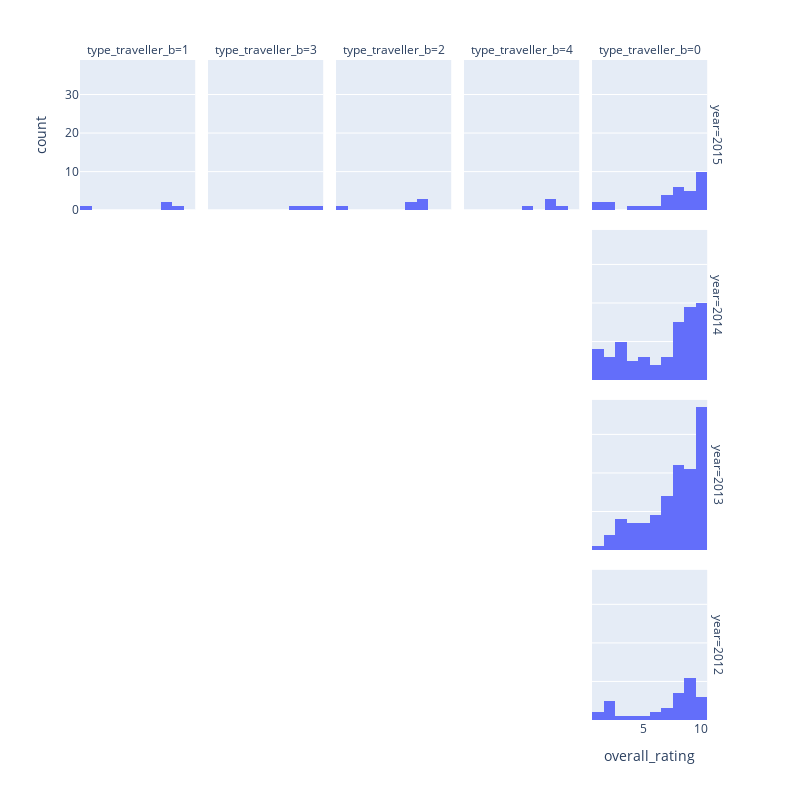

Notebook cell for this chart:
### Code cell
fig = px.histogram(airline_lx, x='overall_rating', facet_col='type_traveller_b', facet_row='year')
fig.update_layout(width=800, height=800,).show()

### Figure 1 — Plotly figure (JSON) as saved in the notebook; plotly's stock layout.template omitted (floating-point values rounded to 4 significant figures; data arrays with more than 128 entries replaced by an {"elided": "..."} marker saying what was removed)
{"data": [{"alignmentgroup": "True", "bingroup": "x", "hovertemplate": "year=2015<br>type_traveller_b=1<br>overall_rating=%{x}<br>count=%{y}<extra></extra>", "legendgroup": "", "marker": {"color": "#636efa", "pattern": {"shape": ""}}, "name": "", "offsetgroup": "", "orientation": "v", "showlegend": false, "type": "histogram", "x": [9, 8, 8, 1], "xaxis": "x16", "yaxis": "y16"}, {"alignmentgroup": "True", "bingroup": "x", "hovertemplate": "year=2015<br>type_traveller_b=3<br>overall_rating=%{x}<br>count=%{y}<extra></extra>", "legendgroup": "", "marker": {"color": "#636efa", "pattern": {"shape": ""}}, "name": "", "offsetgroup": "", "orientation": "v", "showlegend": false, "type": "histogram", "x": [9, 10, 8], "xaxis": "x17", "yaxis": "y17"}, {"alignmentgroup": "True", "bingroup": "x", "hovertemplate": "year=2015<br>type_traveller_b=2<br>overall_rating=%{x}<br>count=%{y}<extra></extra>", "legendgroup": "", "marker": {"color": "#636efa", "pattern": {"shape": ""}}, "name": "", "offsetgroup": "", "orientation": "v", "showlegend": false, "type": "histogram", "x": [7, 1, 8, 8, 7, 8], "xaxis": "x18", "yaxis": "y18"}, {"alignmentgroup": "True", "bingroup": "x", "hovertemplate": "year=2015<br>type_traveller_b=4<br>overall_rating=%{x}<br>count=%{y}<extra></extra>", "legendgroup": "", "marker": {"color": "#636efa", "pattern": {"shape": ""}}, "name": "", "offsetgroup": "", "orientation": "v", "showlegend": false, "type": "histogram", "x": [6, 8, 9, 8, 8], "xaxis": "x19", "yaxis": "y19"}, {"alignmentgroup": "True", "bingroup": "x", "hovertemplate": "year=2015<br>type_traveller_b=0<br>overall_rating=%{x}<br>count=%{y}<extra></extra>", "legendgroup": "", "marker": {"color": "#636efa", "pattern": {"shape": ""}}, "name": "", "offsetgroup": "", "orientation": "v", "showlegend": false, "type": "histogram", "x": [7, 7, 7, 8, 9, 9, 10, 10, 10, 4, 1, 9, 1, 8, 5, 8, 7, 10, 10, 10, 10, 8, 10, 9, 8, 10, 2, 8, 6, 10, 9, 2], "xaxis": "x20", "yaxis": "y20"}, {"alignmentgroup": "True", "bingroup": "x", "hovertemplate": "year=2014<br>type_traveller_b=0<br>overall_rating=%{x}<br>count=%{y}<extra></extra>", "legendgroup": "", "marker": {"color": "#636efa", "pattern": {"shape": ""}}, "name": "", "offsetgroup": "", "orientation": "v", "showlegend": false, "type": "histogram", "x": [2, 4, 5, 7, 3, 10, 9, 10, 9, 3, 9, 9, 8, 4, 8, 1, null, 3, 8, 3, 5, 9, 8, 6, 1, 9, 8, 10, 3, 3, 9, 3, 9, 1, 4, 10, 4, 10, 7, null, 8, 10, null, 10, 9, null, 6, 3, 5, 1, 10, null, 10, 1, null, 6, 10, 2, 9, 1, 2, 10, 10, 1, 5, 8, 9, 9, 10, 8, 9, 10, 9, 9, 4, 3, 8, 5, 10, 8, 2, 8, 1, 10, 10, 10, 7, 6, 7, 2, 10, null, 9, 9, 9, 5, 8, 8, 2, 7, 3, 8, 10, 8, 7, 9], "xaxis": "x15", "yaxis": "y15"}, {"alignmentgroup": "True", "bingroup": "x", "hovertemplate": "year=2013<br>type_traveller_b=0<br>overall_rating=%{x}<br>count=%{y}<extra></extra>", "legendgroup": "", "marker": {"color": "#636efa", "pattern": {"shape": ""}}, "name": "", "offsetgroup": "", "orientation": "v", "showlegend": false, "type": "histogram", "x": {"elided": "141 int values"}, "xaxis": "x10", "yaxis": "y10"}, {"alignmentgroup": "True", "bingroup": "x", "hovertemplate": "year=2012<br>type_traveller_b=0<br>overall_rating=%{x}<br>count=%{y}<extra></extra>", "legendgroup": "", "marker": {"color": "#636efa", "pattern": {"shape": ""}}, "name": "", "offsetgroup": "", "orientation": "v", "showlegend": false, "type": "histogram", "x": [9, 8, 9, 8, 2, 9, 8, 8, 9, 7, 9, 4, 7, 7, 8, 2, 10, 9, 9, 2, 1, 8, 6, 2, 9, 5, 3, 10, 10, 9, 9, 10, 1, 6, 10, 8, 10, 9, 2], "xaxis": "x5", "yaxis": "y5"}], "layout": {"annotations": [{"font": {}, "showarrow": false, "text": "type_traveller_b=1", "x": 0.09, "xanchor": "center", "xref": "paper", "y": 1, "yanchor": "bottom", "yref": "paper"}, {"font": {}, "showarrow": false, "text": "type_traveller_b=3", "x": 0.29, "xanchor": "center", "xref": "paper", "y": 1, "yanchor": "bottom", "yref": "paper"}, {"font": {}, "showarrow": false, "text": "type_traveller_b=2", "x": 0.49, "xanchor": "center", "xref": "paper", "y": 1, "yanchor": "bottom", "yref": "paper"}, {"font": {}, "showarrow": false, "text": "type_traveller_b=4", "x": 0.69, "xanchor": "center", "xref": "paper", "y": 1, "yanchor": "bottom", "yref": "paper"}, {"font": {}, "showarrow": false, "text": "type_traveller_b=0", "x": 0.89, "xanchor": "center", "xref": "paper", "y": 1, "yanchor": "bottom", "yref": "paper"}, {"font": {}, "showarrow": false, "text": "year=2012", "textangle": 90, "x": 0.98, "xanchor": "left", "xref": "paper", "y": 0.1138, "yanchor": "middle", "yref": "paper"}, {"font": {}, "showarrow": false, "text": "year=2013", "textangle": 90, "x": 0.98, "xanchor": "left", "xref": "paper", "y": 0.3712, "yanchor": "middle", "yref": "paper"}, {"font": {}, "showarrow": false, "text": "year=2014", "textangle": 90, "x": 0.98, "xanchor": "left", "xref": "paper", "y": 0.6288, "yanchor": "middle", "yref": "paper"}, {"font": {}, "showarrow": false, "text": "year=2015", "textangle": 90, "x": 0.98, "xanchor": "left", "xref": "paper", "y": 0.8862, "yanchor": "middle", "yref": "paper"}], "barmode": "relative", "height": 800, "legend": {"tracegroupgap": 0}, "margin": {"t": 60}, "width": 800, "xaxis": {"anchor": "y", "autorange": true, "domain": [0, 0.18], "range": [0.5, 10.5], "title": {"text": "overall_rating"}}, "xaxis10": {"anchor": "y10", "autorange": true, "domain": [0.8, 0.98], "matches": "x", "range": [0.5, 10.5], "showticklabels": false, "type": "linear"}, "xaxis11": {"anchor": "y11", "domain": [0, 0.18], "matches": "x", "showticklabels": false}, "xaxis12": {"anchor": "y12", "domain": [0.2, 0.38], "matches": "x", "showticklabels": false}, "xaxis13": {"anchor": "y13", "domain": [0.4, 0.58], "matches": "x", "showticklabels": false}, "xaxis14": {"anchor": "y14", "domain": [0.6, 0.78], "matches": "x", "showticklabels": false}, "xaxis15": {"anchor": "y15", "autorange": true, "domain": [0.8, 0.98], "matches": "x", "range": [0.5, 10.5], "showticklabels": false, "type": "linear"}, "xaxis16": {"anchor": "y16", "autorange": true, "domain": [0, 0.18], "matches": "x", "range": [0.5, 10.5], "showticklabels": false, "type": "linear"}, "xaxis17": {"anchor": "y17", "autorange": true, "domain": [0.2, 0.38], "matches": "x", "range": [0.5, 10.5], "showticklabels": false, "type": "linear"}, "xaxis18": {"anchor": "y18", "autorange": true, "domain": [0.4, 0.58], "matches": "x", "range": [0.5, 10.5], "showticklabels": false, "type": "linear"}, "xaxis19": {"anchor": "y19", "autorange": true, "domain": [0.6, 0.78], "matches": "x", "range": [0.5, 10.5], "showticklabels": false, "type": "linear"}, "xaxis2": {"anchor": "y2", "domain": [0.2, 0.38], "matches": "x", "title": {"text": "overall_rating"}}, "xaxis20": {"anchor": "y20", "autorange": true, "domain": [0.8, 0.98], "matches": "x", "range": [0.5, 10.5], "showticklabels": false, "type": "linear"}, "xaxis3": {"anchor": "y3", "domain": [0.4, 0.58], "matches": "x", "title": {"text": "overall_rating"}}, "xaxis4": {"anchor": "y4", "domain": [0.6, 0.78], "matches": "x", "title": {"text": "overall_rating"}}, "xaxis5": {"anchor": "y5", "autorange": true, "domain": [0.8, 0.98], "matches": "x", "range": [0.5, 10.5], "title": {"text": "overall_rating"}, "type": "linear"}, "xaxis6": {"anchor": "y6", "domain": [0, 0.18], "matches": "x", "showticklabels": false}, "xaxis7": {"anchor": "y7", "domain": [0.2, 0.38], "matches": "x", "showticklabels": false}, "xaxis8": {"anchor": "y8", "domain": [0.4, 0.58], "matches": "x", "showticklabels": false}, "xaxis9": {"anchor": "y9", "domain": [0.6, 0.78], "matches": "x", "showticklabels": false}, "yaxis": {"anchor": "x", "autorange": true, "domain": [0, 0.2275], "range": [0, 38.95], "title": {"text": "count"}}, "yaxis10": {"anchor": "x10", "autorange": true, "domain": [0.2575, 0.485], "matches": "y", "range": [0, 38.95], "showticklabels": false}, "yaxis11": {"anchor": "x11", "domain": [0.515, 0.7425], "matches": "y", "title": {"text": "count"}}, "yaxis12": {"anchor": "x12", "domain": [0.515, 0.7425], "matches": "y", "showticklabels": false}, "yaxis13": {"anchor": "x13", "domain": [0.515, 0.7425], "matches": "y", "showticklabels": false}, "yaxis14": {"anchor": "x14", "domain": [0.515, 0.7425], "matches": "y", "showticklabels": false}, "yaxis15": {"anchor": "x15", "autorange": true, "domain": [0.515, 0.7425], "matches": "y", "range": [0, 38.95], "showticklabels": false}, "yaxis16": {"anchor": "x16", "autorange": true, "domain": [0.7725, 1], "matches": "y", "range": [0, 38.95], "title": {"text": "count"}}, "yaxis17": {"anchor": "x17", "autorange": true, "domain": [0.7725, 1], "matches": "y", "range": [0, 38.95], "showticklabels": false}, "yaxis18": {"anchor": "x18", "autorange": true, "domain": [0.7725, 1], "matches": "y", "range": [0, 38.95], "showticklabels": false}, "yaxis19": {"anchor": "x19", "autorange": true, "domain": [0.7725, 1], "matches": "y", "range": [0, 38.95], "showticklabels": false}, "yaxis2": {"anchor": "x2", "domain": [0, 0.2275], "matches": "y", "showticklabels": false}, "yaxis20": {"anchor": "x20", "autorange": true, "domain": [0.7725, 1], "matches": "y", "range": [0, 38.95], "showticklabels": false}, "yaxis3": {"anchor": "x3", "domain": [0, 0.2275], "matches": "y", "showticklabels": false}, "yaxis4": {"anchor": "x4", "domain": [0, 0.2275], "matches": "y", "showticklabels": false}, "yaxis5": {"anchor": "x5", "autorange": true, "domain": [0, 0.2275], "matches": "y", "range": [0, 38.95], "showticklabels": false}, "yaxis6": {"anchor": "x6", "domain": [0.2575, 0.485], "matches": "y", "title": {"text": "count"}}, "yaxis7": {"anchor": "x7", "domain": [0.2575, 0.485], "matches": "y", "showticklabels": false}, "yaxis8": {"anchor": "x8", "domain": [0.2575, 0.485], "matches": "y", "showticklabels": false}, "yaxis9": {"anchor": "x9", "domain": [0.2575, 0.485], "matches": "y", "showticklabels": false}}}
